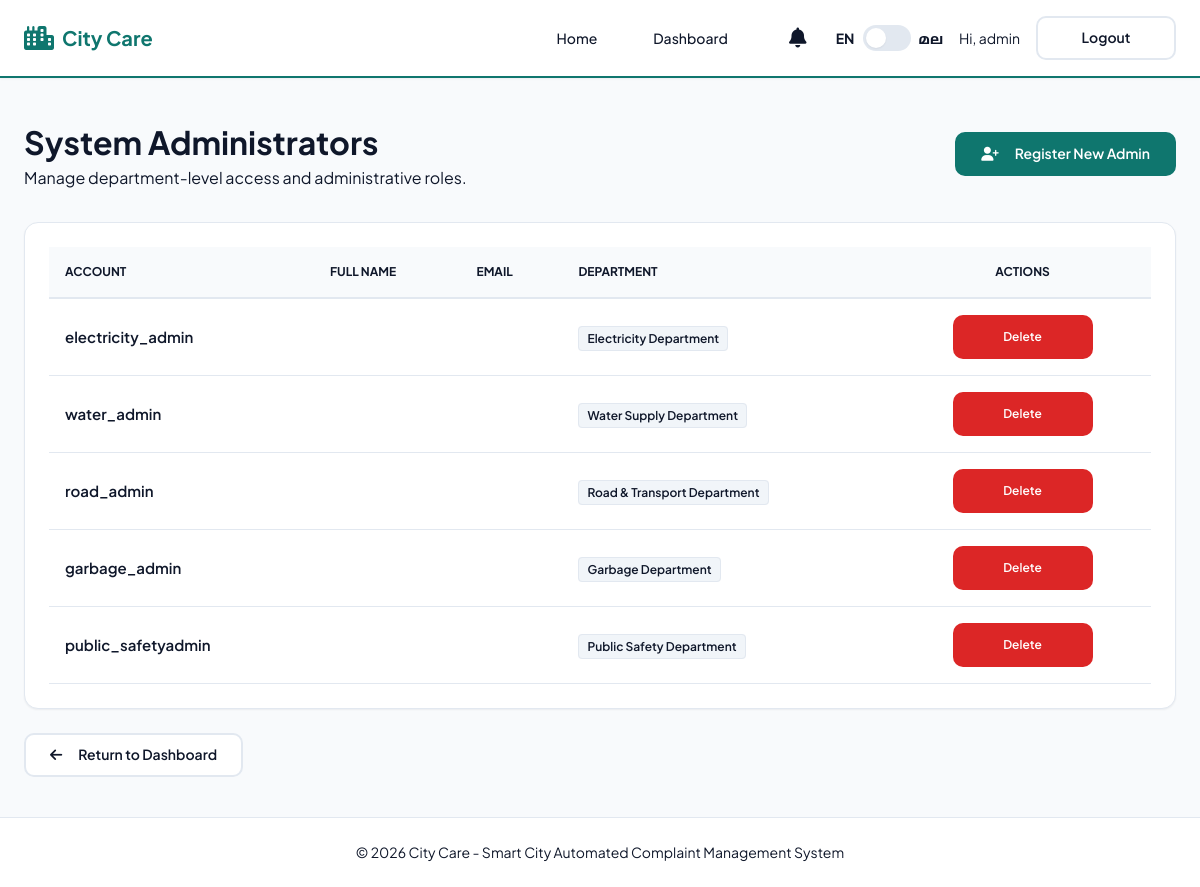
/dashboard/admins/ (signed in), run on an earlier commit of the app's database.
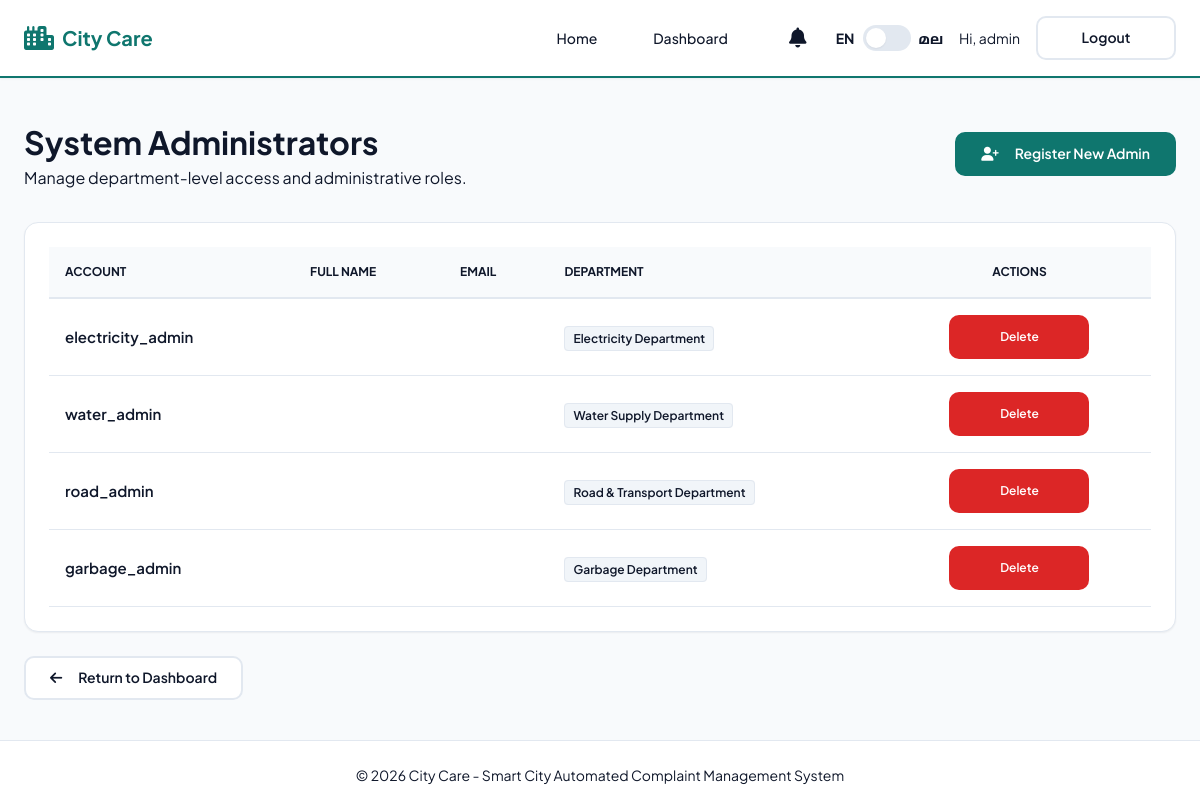
And on a later commit of the database.
### accounts/models.py (models this page shows, shortened)
class User(AbstractUser):
    is_citizen = models.BooleanField(default=False)
    is_department_admin = models.BooleanField(default=False)
    phone_number = models.CharField(max_length=15, blank=True, null=True)
    department = models.ForeignKey('complaints.Department', on_delete=models.SET_NULL, null=True, blank=True)

### complaints/models.py (models this page shows, shortened)
class Department(models.Model):
    name = models.CharField(_("name"), max_length=100, unique=True)
    description = models.TextField(_("description"), blank=True)
    authority_name = models.CharField(_("authority name"), max_length=150, blank=True, null=True)
    authority_phone = models.CharField(_("authority phone"), max_length=15, blank=True, null=True)
    authority_email = models.EmailField(_("authority email"), blank=True, null=True)
    authority_designation = models.CharField(_("authority designation"), max_length=150, blank=True, null=True)
    higher_authority_name = models.CharField(_("higher authority name"), max_length=150, blank=True, null=True)
    higher_authority_phone = models.CharField(_("higher authority phone"), max_length=15, blank=True, null=True)
    higher_authority_email = models.EmailField(_("higher authority email"), blank=True, null=True)
    higher_authority_designation = models.CharField(_("higher authority designation"), max_length=150, blank=True, null=True)
    higher_authority_contact = models.TextField(_("higher authority contact"), help_text=_("Contact info for higher authority if complaint is overdue"), blank=True, null=True)

### dashboard/views.py (the view)
# urls.py: path('admins/', views.manage_admins, name='manage_admins'),
@superadmin_required
def manage_admins(request):
    admins = User.objects.filter(is_department_admin=True)
    return render(request, 'dashboard/manage_admins.html', {'admins': admins})

### complaints/context_processors.py (called while the page is built)
def notifications(request):
    if request.user.is_authenticated:
        unread_count = request.user.notifications.filter(is_read=False).count()
        recent_notifications = request.user.notifications.all()[:5]
        return {
            'unread_notifications_count': unread_count,
            'recent_notifications': recent_notifications,
            'is_staff_user': hasattr(request.user, 'departmentstaff')
        }
    return {}

### templates/dashboard/manage_admins.html (shortened to what this page needs)
{% extends 'base.html' %}
{% block content %}
<div class="flex-between mb-5">
    <div>
        <h1 style="font-size: 2rem; font-weight: 700;">System Administrators</h1>
        <p style="color: var(--text-muted);">Manage department-level access and administrative roles.</p>
    </div>
    <a href="{% url 'add_admin' %}" class="btn btn-primary">
        <i class="fa-solid fa-user-plus" style="margin-right: 0.5rem;"></i> Register New Admin
    </a>
</div>
<div class="card">
    <div style="overflow-x: auto;">
        <table style="width: 100%; border-collapse: collapse;">
            <thead style="background: #f8fafc; border-bottom: 2px solid var(--border-color);">
                <tr>
                    <th style="padding: 1rem; text-align: left; font-size: 0.75rem; font-weight: 700; text-transform: uppercase;">Account</th>
                    <th style="padding: 1rem; text-align: left; font-size: 0.75rem; font-weight: 700; text-transform: uppercase;">Full Name</th>
                    <th style="padding: 1rem; text-align: left; font-size: 0.75rem; font-weight: 700; text-transform: uppercase;">Email</th>
                    <th style="padding: 1rem; text-align: left; font-size: 0.75rem; font-weight: 700; text-transform: uppercase;">Department</th>
                    <th style="padding: 1rem; text-align: center; font-size: 0.75rem; font-weight: 700; text-transform: uppercase;">Actions</th>
                </tr>
            </thead>
            <tbody>
                {% for admin in admins %}
                <tr style="border-bottom: 1px solid var(--border-color);">
                    <td style="padding: 1rem; font-weight: 600; font-size: 0.9375rem;">{{ admin.username }}</td>
                    <td style="padding: 1rem; font-size: 0.9375rem;">{{ admin.first_name }} {{ admin.last_name }}</td>
                    <td style="padding: 1rem; font-size: 0.875rem; color: var(--text-muted);">{{ admin.email }}</td>
                    <td style="padding: 1rem;">
                        <span style="background: #f1f5f9; border: 1px solid var(--border-color); padding: 0.25rem 0.5rem; border-radius: 4px; font-size: 0.75rem; font-weight: 600;">
                            {{ admin.department.name|default:"Super Account" }}
                        </span>
                    </td>
                    <td style="padding: 1rem; text-align: center;">
                        <form method="post" action="{% url 'delete_user' admin.id %}" onsubmit="return confirm('Are you sure you want to delete admin account {{ admin.username }}?');">
                            <button type="submit" class="btn btn-sm" style="background: var(--danger-color); color: white; padding: 0.2rem 0.6rem; font-size: 0.75rem;">
                                Delete
                            </button>
                        </form>
                    </td>
                </tr>
                {% empty %}
                <tr>
                    <td colspan="4" style="padding: 3rem; text-align: center; color: var(--text-muted);">No administrators have been registered yet.</td>
                </tr>
                {% endfor %}
            </tbody>
        </table>
    </div>
</div>
<div style="margin-top: var(--space-4);">
    <a href="{% url 'admin_dashboard' %}" class="btn btn-secondary">
        <i class="fa-solid fa-arrow-left" style="margin-right: 0.5rem;"></i> Return to Dashboard
    </a>
</div>
{% endblock %}

What changed in the data, as far as the page shows it:
removed User: username "public_safetyadmin", department.name "Public Safety Department"
